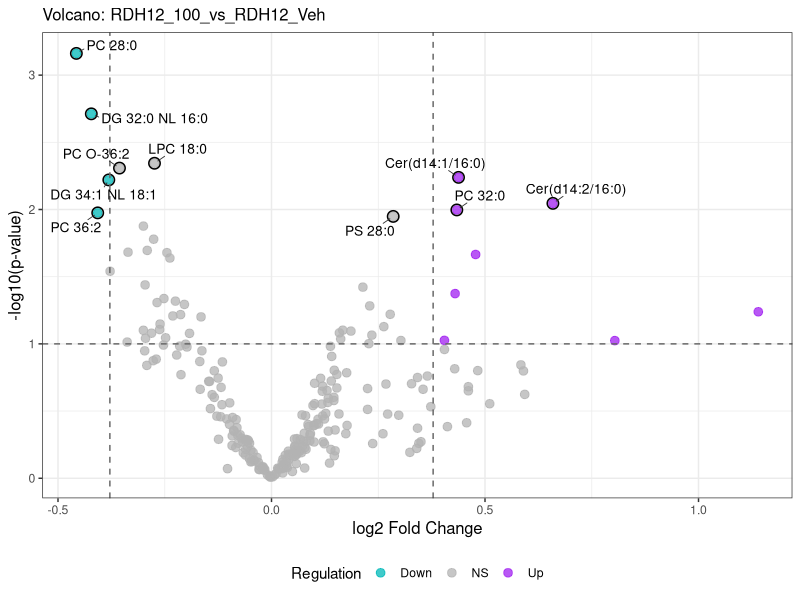
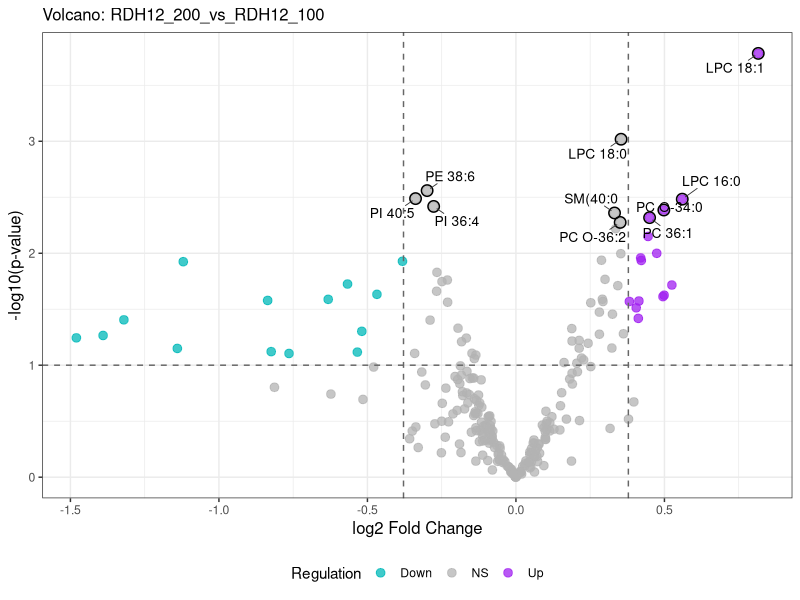
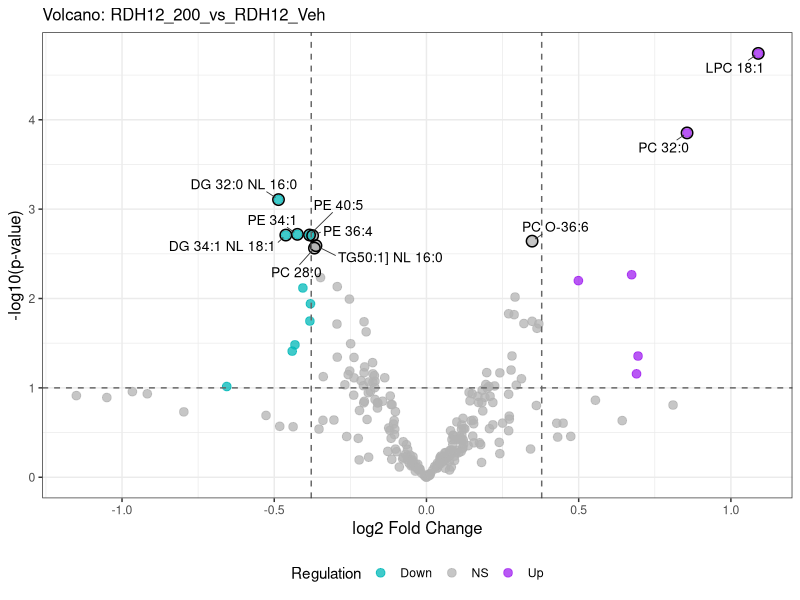

Write R code to recreate these figures, in order.
#File Needed
DEPresults_v2 <- read.csv("Lipidomics/output_txts/Acute_DEA_results_v1_corrected.csv")

# =========================================================
# Batch standard volcano plots
# - loops over all contrasts automatically
# - uses ratio vs adjusted p-value
# - no missingness-class annotation
# - saves each plot as SVG
# - also writes a per-contrast table with rounded display values
# =========================================================

# -------------------------
# Packages
# -------------------------
library(dplyr)
library(ggplot2)
library(ggrepel)
library(stringr)

# =========================================================
# 1. USER INPUTS
# =========================================================

# Assumes your main table is already in memory as:
# DEPresults_v2

favorite_IDs <- c( )

padj_cutoff  <- 0.1
lfc_cutoff   <- log2(1.3)
n_top_labels <- 10

# output folder
out_dir <- "Lipidomics/Figures/Acute/VolcanoPlots/StandardVolcano/"
dir.create(out_dir, showWarnings = FALSE, recursive = TRUE)

# optional png output too
save_png <- FALSE

# plot size
plot_width  <- 7
plot_height <- 7

# whether labels should include rounded values
include_values_in_labels <- FALSE

# =========================================================
# 2. HELPER FUNCTIONS
# =========================================================

sanitize_filename <- function(x) {
  x %>%
    str_replace_all("[^A-Za-z0-9_\\-]+", "_") %>%
    str_replace_all("_+", "_") %>%
    str_replace_all("^_|_$", "")
}

get_all_contrasts <- function(df) {
  colnames(df) %>%
    .[str_detect(., "_ratio$")] %>%
    str_remove("_ratio$")
}

format_padj_display <- function(x) {
  case_when(
    is.na(x) ~ NA_character_,
    x < 0.01 ~ "<0.01",
    TRUE ~ sprintf("%.2f", round(x, 2))
  )
}

format_ratio_display <- function(x) {
  ifelse(is.na(x), NA_character_, sprintf("%.1f", round(x, 1)))
}

# =========================================================
# 3. MAIN PREP FUNCTION
# =========================================================

make_volcano_df_standard <- function(df,
                                     contrast,
                                     padj_cutoff = 0.1,
                                     lfc_cutoff = log2(1.3),
                                     favorite_IDs = character(),
                                     n_top_labels = 10,
                                     include_values_in_labels = FALSE) {
  
  ratio_col <- paste0(contrast, "_ratio")
  padj_col  <- paste0(contrast, "_p.val")
  
  needed_cols <- c("name", ratio_col, padj_col)
  missing_cols <- setdiff(needed_cols, colnames(df))
  
  if (length(missing_cols) > 0) {
    stop(
      "These required columns are missing for contrast '", contrast, "':\n",
      paste(missing_cols, collapse = "\n")
    )
  }
  
  out <- df %>%
    transmute(
      name = name,
      ratio = .data[[ratio_col]],
      padj  = .data[[padj_col]]
    ) %>%
    mutate(
      # keep full precision for plotting
      padj_plot = pmax(padj, 1e-300),
      
      # rounded/formatted values for display only
      ratio_round = round(ratio, 1),
      padj_round  = round(padj, 2),
      
      ratio_display = format_ratio_display(ratio),
      padj_display  = format_padj_display(padj),
      
      sig = !is.na(padj) & padj <= padj_cutoff,
      
      direction = case_when(
        !is.na(ratio) & ratio >=  lfc_cutoff & sig ~ "Up",
        !is.na(ratio) & ratio <= -lfc_cutoff & sig ~ "Down",
        TRUE ~ "NS"
      )
    )
  
  top_hits <- out %>%
    filter(!is.na(padj)) %>%
    arrange(padj) %>%
    slice_head(n = n_top_labels) %>%
    pull(name)
  
  out <- out %>%
    mutate(
      label_base = if_else(name %in% c(top_hits, favorite_IDs), name, NA_character_),
      label = case_when(
        is.na(label_base) ~ NA_character_,
        include_values_in_labels ~ paste0(
          label_base, "\n",
          "ratio=", ratio_display, ", padj=", padj_display
        ),
        TRUE ~ label_base
      )
    )
  
  out
}

# =========================================================
# 4. PLOTTING FUNCTION
# =========================================================

plot_volcano_standard <- function(volcano_df,
                                  contrast,
                                  padj_cutoff = 0.1,
                                  lfc_cutoff = log2(1.3)) {
  
  ggplot(volcano_df, aes(x = ratio, y = -log10(padj_plot))) +
    geom_point(
      aes(color = direction),
      alpha = 0.75,
      size = 2.6
    ) +
    geom_point(
      data = subset(volcano_df, !is.na(label)),
      shape = 21,
      size = 3.3,
      stroke = 0.8,
      color = "black",
      fill = NA,
      inherit.aes = FALSE,
      aes(x = ratio, y = -log10(padj_plot))
    ) +
    geom_vline(
      xintercept = c(-lfc_cutoff, lfc_cutoff),
      linetype = "dashed",
      color = "grey40"
    ) +
    geom_hline(
      yintercept = -log10(padj_cutoff),
      linetype = "dashed",
      color = "grey40"
    ) +
    geom_text_repel(
      aes(label = label),
      max.overlaps = 25,
      size = 3.5,
      color = "black",
      segment.color = "grey20",
      segment.size = 0.3,
      box.padding = 0.4,
      point.padding = 0.3,
      force = 2,
      min.segment.length = 0,
      na.rm = TRUE
    ) +
    theme_bw() +
    labs(
      title = paste("Volcano:", contrast),
      x = "log2 Fold Change",
      y = "-log10(p-value)",
      color = "Regulation"
    ) +
    scale_color_manual(
      values = c(
        "Up" = "purple",
        "Down" = "#00B8B8",
        "NS" = "grey70"
      ),
      drop = FALSE
    ) +
    theme(
      legend.position = "bottom",
      plot.title = element_text(size = 12),
      axis.title = element_text(size = 12)
    )
}

# =========================================================
# 5. BATCH SAVE FUNCTION
# =========================================================

save_all_standard_volcanoes <- function(df,
                                        out_dir = "Lipidomics/Figures/VolcanoPlots/StandardVolcano/",
                                        favorite_IDs = character(),
                                        padj_cutoff = 0.1,
                                        lfc_cutoff = log2(1.3),
                                        n_top_labels = 10,
                                        width = 12,
                                        height = 10,
                                        save_png = FALSE,
                                        include_values_in_labels = FALSE) {
  
  dir.create(out_dir, showWarnings = FALSE, recursive = TRUE)
  
  contrasts <- get_all_contrasts(df)
  
  if (length(contrasts) == 0) {
    stop("No contrast columns ending in '_ratio' were found.")
  }
  
  message("Found ", length(contrasts), " contrasts.")
  
  summary_tbl <- vector("list", length(contrasts))
  
  for (i in seq_along(contrasts)) {
    contrast <- contrasts[i]
    message("[", i, "/", length(contrasts), "] Processing: ", contrast)
    
    result <- tryCatch({
      volcano_df <- make_volcano_df_standard(
        df = df,
        contrast = contrast,
        padj_cutoff = padj_cutoff,
        lfc_cutoff = lfc_cutoff,
        favorite_IDs = favorite_IDs,
        n_top_labels = n_top_labels,
        include_values_in_labels = include_values_in_labels
      )
      
      p <- plot_volcano_standard(
        volcano_df = volcano_df,
        contrast = contrast,
        padj_cutoff = padj_cutoff,
        lfc_cutoff = lfc_cutoff
      )
      
      base_name <- sanitize_filename(paste0("volcano_", contrast))
      
      svg_file <- file.path(out_dir, paste0(base_name, ".svg"))
      
      ggsave(
        filename = svg_file,
        plot = p,
        width = width,
        height = height,
        units = "in"
      )
      
      if (save_png) {
        png_file <- file.path(out_dir, paste0(base_name, ".png"))
        ggsave(
          filename = png_file,
          plot = p,
          width = width,
          height = height,
          units = "in",
          dpi = 300
        )
      }
      
      # save rounded display table
      table_file <- file.path(out_dir, paste0(base_name, "_table.csv"))
      
      write.csv(
        volcano_df %>%
          select(
            name,
            ratio,
            padj,
            ratio_round,
            padj_round,
            ratio_display,
            padj_display,
            direction,
            label
          ),
        file = table_file,
        row.names = FALSE
      )
      
      data.frame(
        contrast = contrast,
        status = "saved",
        output_svg = svg_file,
        output_table = table_file,
        stringsAsFactors = FALSE
      )
    }, error = function(e) {
      message("  Skipped: ", contrast)
      message("  Reason: ", e$message)
      
      data.frame(
        contrast = contrast,
        status = paste("failed:", e$message),
        output_svg = NA_character_,
        output_table = NA_character_,
        stringsAsFactors = FALSE
      )
    })
    
    summary_tbl[[i]] <- result
  }
  
  bind_rows(summary_tbl)
}

# =========================================================
# 6. RUN BATCH EXPORT
# =========================================================

volcano_export_summary <- save_all_standard_volcanoes(
  df = DEPresults_v2,
  out_dir = out_dir,
  favorite_IDs = favorite_IDs,
  padj_cutoff = padj_cutoff,
  lfc_cutoff = lfc_cutoff,
  n_top_labels = n_top_labels,
  width = plot_width,
  height = plot_height,
  save_png = save_png,
  include_values_in_labels = include_values_in_labels
)

print(volcano_export_summary)

write.csv(
  volcano_export_summary,
  file = file.path(out_dir, "volcano_export_summary.csv"),
  row.names = FALSE
)
